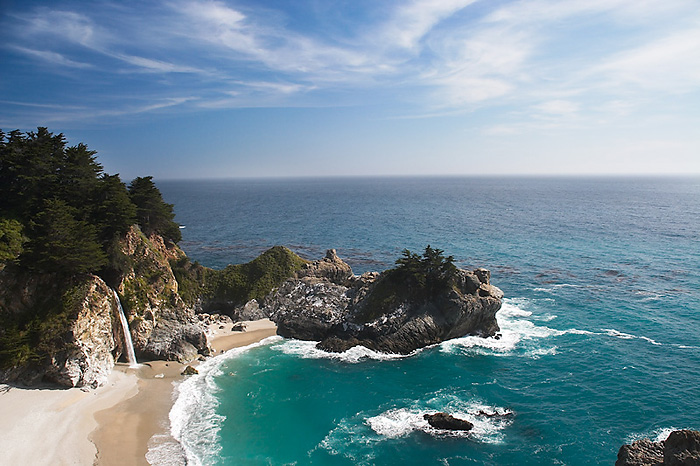
#> input picture island_original.png, 700 x 466 px
$ python -i panorama.py   (imports and definitions only)   (older library calls are emulated)
#> lines starting #> are read from the running program, lines starting #| are printed output that depends on the picture; after the words box and inside, x2 and y2 are one past the last pixel; in counts of white or black regions, pixels touching at a corner belong together
#> further down, picture is the input picture: shape (466, 700, 3); mean B, G, R 148.2, 136.3, 113.1
""" Panoramas

This file has a number of functions that you need to fill out in order to
complete the assignment. Please write the appropriate code, following the
instructions on which functions you may or may not use.

GENERAL RULES:
    1. DO NOT INCLUDE code that saves, shows, displays, writes the image that
    you are being passed in. Do that on your own if you need to save the images
    but the functions should NOT save the image to file.

    2. DO NOT import any other libraries aside from those that we provide.
    You may not import anything else, and you should be able to complete
    the assignment with the given libraries (and in many cases without them).

    3. DO NOT change the format of this file. You may NOT change function
    type signatures (not even named parameters with defaults). You may add
    additional code to this file at your discretion, however it is your
    responsibility to ensure that the autograder accepts your submission.

    4. This file has only been tested in the provided virtual environment.
    You are responsible for ensuring that your code executes properly in the
    virtual machine environment, and that any changes you make outside the
    areas annotated for student code do not impact your performance on the
    autograder system.
"""
import numpy as np
import scipy as sp
import cv2
import scipy.ndimage as nd


# [273 lines left out: functions getImageCorners, findMatchesBetweenImages, findHomography, getBoundingCorners, warpCanvas, not called in this run]


def createImageMask(image):
    '''
    This method creates a mask representing all the "valid" pixels of an image
    and excludes the black border pixels that are introduced as part of
    processing.

    Parameters
    ----------
    image : numpy.ndarray
        A grayscale or color image (test cases only use uint8 channels)

    Returns
    -------
    numpy.ndarray(dtype=dtype.bool)
        An 2d-array of bools with the same height and width as the input image.
        True values indicate any pixel that is part of the image and false values
        indicate empty border pixels.

    Notes
    -----
    There are a number of ways to find the mask.  It is recommended that you
    read the documentation for cv2.findContours and cv2.drawContours. If you
    choose to use cv2.findContours, use mode=cv2.RETR_EXTERNAL,method = cv2.CHAIN_APPROX_SIMPLE.
    '''
    gray_img = np.copy(image)
    if len(image.shape) == 3:
        gray_img = cv2.cvtColor(image, cv2.COLOR_BGR2GRAY)
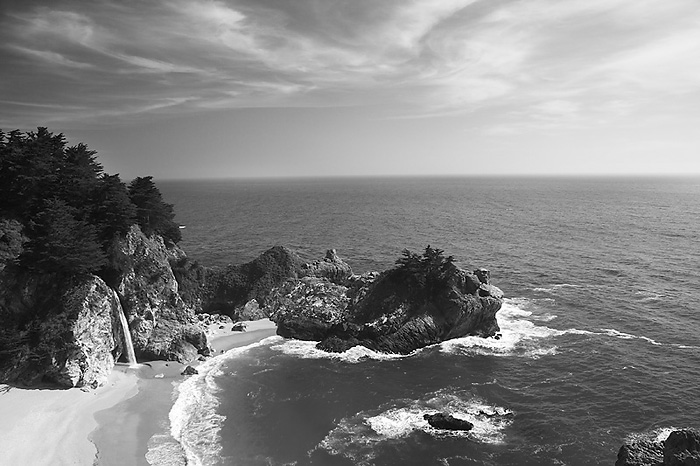
#> gray_img: shape (466, 700); min 0, max 255, mean 130.7

    fast_mask = gray_img != 0
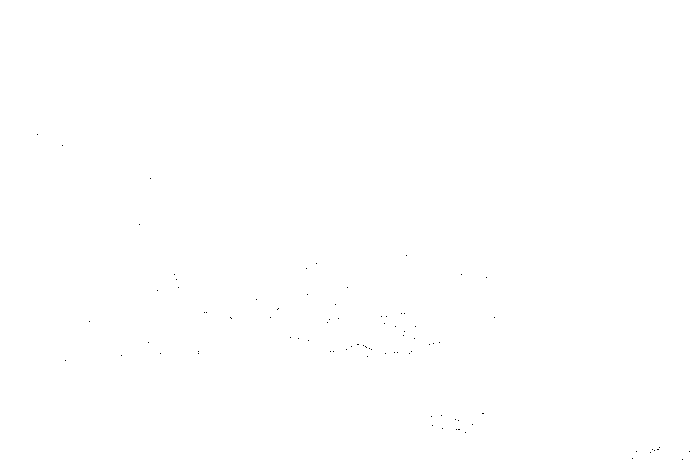
#> fast_mask: shape (466, 700) bool; 100% white; black in thin lines or dots, all inside (x1, y1, x2, y2) = (37, 134, 690, 460)

    ret, thresh = cv2.threshold(gray_img, 0, 255, cv2.THRESH_BINARY)
    contour_tuple = cv2.findContours(thresh, cv2.RETR_TREE, cv2.CHAIN_APPROX_SIMPLE)
#> contour_tuple = 88 contours, 87 with area under 20; largest, box (x1, y1, x2, y2) and area: (0, 0, 700, 466) 325035
    if len(contour_tuple) == 3:
        contours = contour_tuple[1]
    else:
        contours = contour_tuple[0]
#> contours has the same summary as contour_tuple
    mask = np.copy(fast_mask)

    # https://opencv-python-tutroals.readthedocs.io/en/latest/py_tutorials/py_imgproc/py_contours/py_contour_properties/py_contour_properties.html
    temp_mask = np.zeros(gray_img.shape, np.uint8)
    cv2.drawContours(temp_mask, contours, 0, 255, -1)
#> temp_mask: shape (466, 700); every value is 255
    pixel_points = np.transpose(np.nonzero(temp_mask))
#> pixel_points = 326200 pairs, first value 0 to 465, second value 0 to 699
    for i in range(len(pixel_points)):
        point = pixel_points[i]
        mask[point[0], point[1]] = True
#> this loop made 326200 passes
#> point on passes 1 to 3: [0, 0], [0, 1], [0, 2]
#> mask: shape (466, 700) bool; 0.03% of pixels changed, all inside (x1, y1, x2, y2) = (37, 134, 690, 460)

    return mask


# [172 lines left out: functions createRegionMasks, findDistanceToMask, generateAlphaWeights, blendImagePair, not called in this run]

>>> import cv2
>>> picture = cv2.imread('island_original.png')
>>> result = createImageMask(picture)
